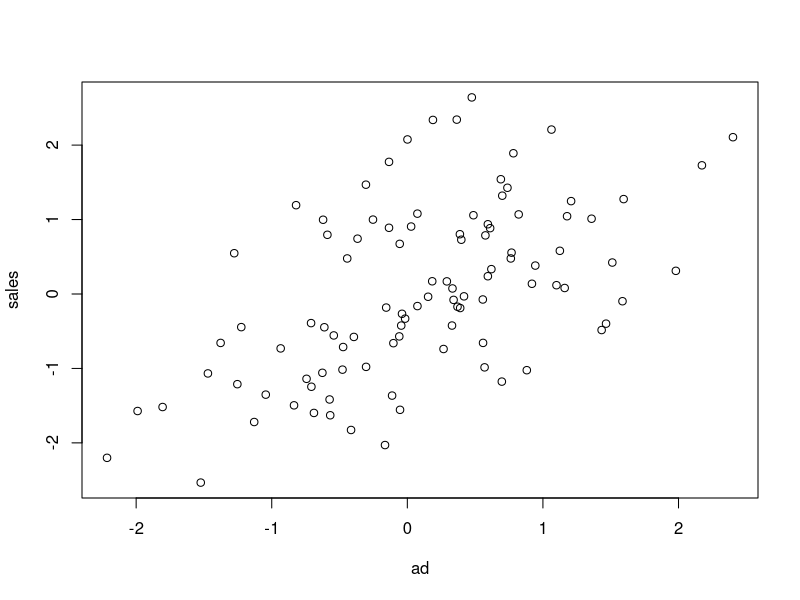
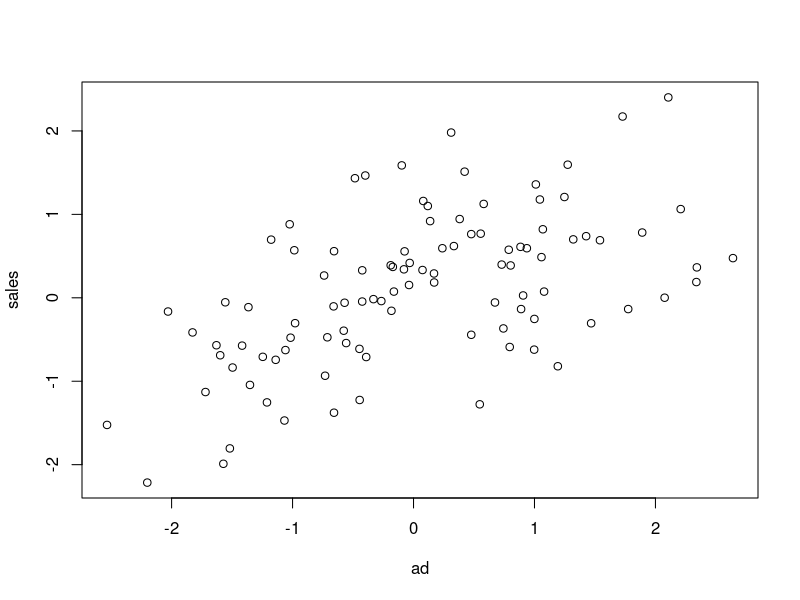
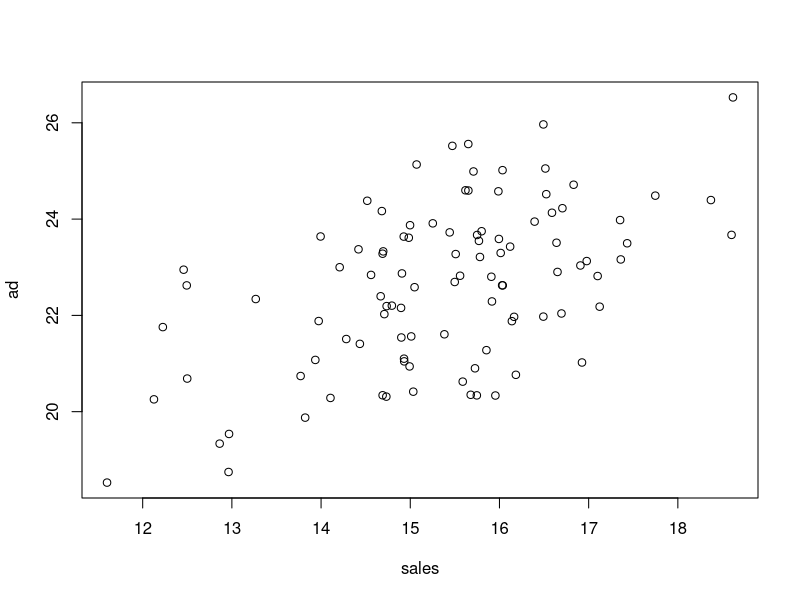

R code for these plots, in order:
# Advertising causes sales to increase
set.seed(1)
ad = rnorm(100, mean = 0, sd = 1)
sales = ad*0.7 + rnorm(100, mean = 0, sd = 1)
cor(ad, sales)
plot(ad, sales)

# Sales causes the advertising to increase (reverse causation)
set.seed(1)
sales = rnorm(100, mean = 0 , sd = 1)
ad = sales*0.7 + rnorm(100, mean = 0, sd = 1)
cor(ad, sales)
plot(ad, sales)


# Outdoor temp causes both an increase in advertising and sales. Hence, spurious correlation
set.seed(1)
outdoor = rnorm(100, mean = 75, sd = 5)

ad = outdoor*0.3 + rnorm(100, mean = 0, sd = 1)

sales = outdoor*0.2 + ad*0.01 +  rnorm(100, mean = 0, sd = 1)

cor(sales, ad)

plot(sales, ad)